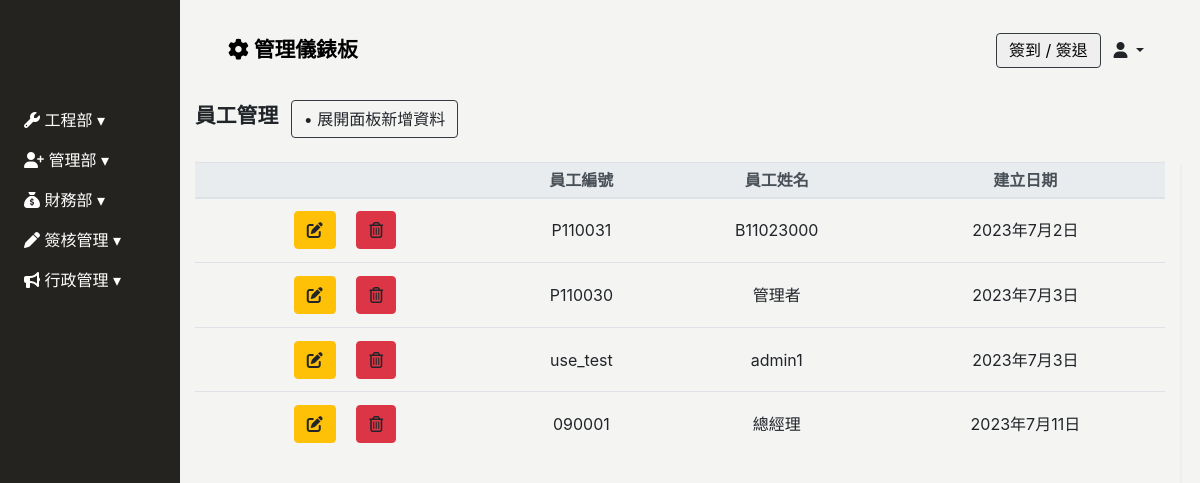
/employee/, run on the app's committed database.
### Backend/models.py (models this page shows)
class Employee(models.Model):
    GENDER_CHOICES = [
        ('M', '男'),
        ('F', '女'),
    ]
    BLOOD_TYPE_CHOICES = [
        ('A', 'A型'),
        ('B', 'B型'),
        ('AB','AB型'),
        ('O', 'O型'),
    ]
    MARITAL_STATUS_CHOICES = [
        ('M', '已婚'),
        ('S', '未婚'),
        ('D', '離異'),
    ]
    MILITARY_STATUS_CHOICES = [
        ('M', '義務役'),
        ('E', '免服役'),
        ('A', '替代役'),
    ]
    user = models.OneToOneField(User, null=True, blank=True, on_delete=models.CASCADE)
    full_name = models.CharField(max_length=10, null=True, blank=True, verbose_name='員工名稱')
    employee_id	 = models.CharField(max_length=30, blank=True,verbose_name='員工ID')
    position = models.CharField(max_length=30, null=True, blank=True, verbose_name='職稱')
    phone_number = models.CharField(max_length=20, null=True, blank=True,verbose_name='手機號碼')
    contact_number = models.CharField(max_length=20, null=True, blank=True,verbose_name='聯絡電話')
    start_date = models.DateField(null=True, blank=True, verbose_name='到職日期')
    seniority = models.DecimalField(max_digits=3, decimal_places=1, null=True, blank=True, verbose_name='目前年資')
    id_number = models.CharField(max_length=20, null=True, blank=True, verbose_name='身份證字號')
    birthday = models.DateField(null=True, blank=True, verbose_name='出生日期')
    age = models.IntegerField(null=True, blank=True, verbose_name='年齡')
    gender = models.CharField(max_length=1, choices=GENDER_CHOICES, null=True, blank=True, verbose_name='性別')
    blood_type = models.CharField(max_length=2, choices=BLOOD_TYPE_CHOICES, null=True, blank=True, verbose_name='血型')
    birth_place = models.CharField(max_length=100, null=True, blank=True, verbose_name='出生地')
    marital_status = models.CharField(max_length=1, choices=MARITAL_STATUS_CHOICES, null=True, blank=True, verbose_name='婚姻狀況')
    military_status = models.CharField(max_length=1, choices=MILITARY_STATUS_CHOICES, null=True, blank=True, verbose_name='兵役狀況')
    permanent_address = models.CharField(max_length=50, null=True, blank=True, verbose_name='戶籍地址')
    current_address_city = models.CharField(max_length=50, null=True, blank=True, verbose_name='現居地址縣市')
    current_address = models.CharField(max_length=50, null=True, blank=True, verbose_name='現居地址')
    location = models.CharField(max_length=50, null=True, blank=True, verbose_name='所在地')
    company_email = models.EmailField(null=True, blank=True, verbose_name='公司E_Mail')
    personal_email = models.EmailField(null=True, blank=True, verbose_name='個人E_Mail')
    emergency_contact = models.CharField(max_length=50, null=True, blank=True, verbose_name='緊急聯絡人1')
    emergency_contact_relations = models.CharField(max_length=50, null=True, blank=True, verbose_name='關係1')
    emergency_contact_phone = models.CharField(max_length=20, null=True, blank=True, verbose_name='聯絡人電話1')
    created_date = models.DateField(default=timezone.now,verbose_name='建立日期')
    update_date = models.DateField(auto_now=True, verbose_name='更新日期')
    class Meta:
        verbose_name = "員工"   # 單數
        verbose_name_plural = verbose_name   #複數

### Frontend/views.py (the view)
# urls.py: path('employee/', views.Employee_list.as_view(), name='employee_list'),
class Employee_list(ListView):
    model = Employee
    template_name = 'employee/employee.html'
    context_object_name = 'employee'

### Frontend/templates/employee/employee.html (shortened to what this page needs)
{% extends 'base/base_dashboard.html' %}
{% block import %}
{% load static%}
<link rel="stylesheet" href="{% static 'css/employee/employee.css' %}">
{% endblock %}
{% block main %}
<div class="main" id="employee-app">
    <div class="employee-header container mb-4">
        <span class="font-weight-bold" style="font-size: clamp(1rem, 2vw, 1.3rem);">員工管理</span>
        <a href="" id="sys_new" class="btn border border-dark ml-2" data-toggle="modal"
            data-target="#employee-modal">
            • 展開面板新增資料
        </a>
    </div>
    <div class="employee-table container shadow-sm table-responsive-lg">
        <table class="table table-sm table-hover text-center" id="table">
            <thead class="thead-light">
                <tr class="text-nowrap">
                    <th></th>
                    <th>員工編號</th>
                    <th>員工姓名</th>
                    <th>建立日期</th>
                </tr>
            </thead>
            <tbody>
                {% for p in employee %}
                {% if p.user.is_active %}
                <tr>
                    <td>
                        <a data-url="employee" data-id="{{ p.id }}" type="button" class="sys_get btn btn-warning m-2"
                            data-toggle="modal" data-target="#employee-modal"><i class="fas fa-edit"></i>
                        </a>
                        <a data-url="employee" data-id="{{ p.id }}" type="button" class="sys_del btn btn-danger m-2">
                            <i class="far fa-trash-alt"></i>
                        </a>
                    </td>
                    <td>{{ p.employee_id }} </td>
                    <td>{{ p.full_name }}</td>
                    <td>{{ p.created_date }}</td>
                </tr>
                {% endif %}
                {% endfor %}
            </tbody>
        </table>
    </div>
</div>
{% endblock %}

### static/css/base/base.css (style rules this page uses)
:root { --sidebar-width: 180px; --theme-black: #252320; --theme-white: #f4f4f3; }
body { background: var(--theme-white); }

### static/css/index/index-login.css (style rules this page uses)
.main { width: calc(100vw - var(--sidebar-width) - 20px); position: relative; left: var(--sidebar-width); top: 100px; }

### static/css/employee/employee.css (style rules this page uses)
.employee-table { height:70vh; overflow:scroll; }
thead tr:nth-child(1) th { position: sticky; top: 0; z-index: 1; }
.employee-table td { vertical-align: middle; }

### data on the page
Employee: employee_id "P110031", full_name "B11023000", created_date "2023年7月2日"
Employee: employee_id "P110030", full_name "管理者", created_date "2023年7月3日"
Employee: employee_id "use_test", full_name "admin1", created_date "2023年7月3日"
Employee: employee_id "090001", full_name "總經理", created_date "2023年7月11日"
